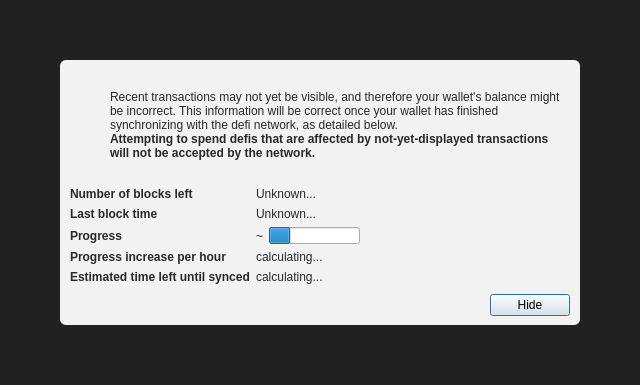
<?xml version="1.0" encoding="UTF-8"?>
<ui version="4.0">
 <class>ModalOverlay</class>
 <widget class="ModalOverlay" name="ModalOverlay">
  <property name="geometry">
   <rect>
    <x>0</x>
    <y>0</y>
    <width>640</width>
    <height>385</height>
   </rect>
  </property>
  <property name="windowTitle">
   <string>Form</string>
  </property>
  <layout class="QVBoxLayout" name="verticalLayout" stretch="0">
   <property name="sizeConstraint">
    <enum>QLayout::SetDefaultConstraint</enum>
   </property>
   <property name="leftMargin">
    <number>0</number>
   </property>
   <property name="topMargin">
    <number>0</number>
   </property>
   <property name="rightMargin">
    <number>0</number>
   </property>
   <property name="bottomMargin">
    <number>0</number>
   </property>
   <item>
    <widget class="QWidget" name="bgWidget" native="true">
     <property name="styleSheet">
      <string notr="true">#bgWidget { background: rgba(0,0,0,220); }</string>
     </property>
     <layout class="QVBoxLayout" name="verticalLayoutMain" stretch="1">
      <property name="leftMargin">
       <number>60</number>
      </property>
      <property name="topMargin">
       <number>60</number>
      </property>
      <property name="rightMargin">
       <number>60</number>
      </property>
      <property name="bottomMargin">
       <number>60</number>
      </property>
      <item>
       <widget class="QWidget" name="contentWidget" native="true">
        <property name="styleSheet">
         <string notr="true">#contentWidget { background: rgba(255,255,255,240); border-radius: 6px; }

QLabel { color: rgb(40,40,40);  }</string>
        </property>
        <layout class="QVBoxLayout" name="verticalLayoutSub" stretch="1,0,0,0">
         <property name="spacing">
          <number>0</number>
         </property>
         <property name="leftMargin">
          <number>10</number>
         </property>
         <property name="topMargin">
          <number>10</number>
         </property>
         <property name="rightMargin">
          <number>10</number>
         </property>
         <property name="bottomMargin">
          <number>10</number>
         </property>
         <item>
          <layout class="QHBoxLayout" name="horizontalLayoutIconText" stretch="0,1">
           <property name="topMargin">
            <number>20</number>
           </property>
           <item>
            <layout class="QVBoxLayout" name="verticalLayoutIcon">
             <property name="leftMargin">
              <number>0</number>
             </property>
             <item>
              <widget class="QPushButton" name="warningIcon">
               <property name="enabled">
                <bool>false</bool>
               </property>
               <property name="text">
                <string/>
               </property>
               <property name="icon">
                <iconset>
                 <normaloff>:/icons/warning</normaloff>
                 <disabledoff>:/icons/warning</disabledoff>:/icons/warning</iconset>
               </property>
               <property name="iconSize">
                <size>
                 <width>48</width>
                 <height>48</height>
                </size>
               </property>
               <property name="flat">
                <bool>true</bool>
               </property>
              </widget>
             </item>
             <item>
              <spacer name="verticalSpacerWarningIcon">
               <property name="orientation">
                <enum>Qt::Vertical</enum>
               </property>
               <property name="sizeHint" stdset="0">
                <size>
                 <width>20</width>
                 <height>40</height>
                </size>
               </property>
              </spacer>
             </item>
            </layout>
           </item>
           <item>
            <layout class="QVBoxLayout" name="verticalLayoutInfoText">
             <property name="leftMargin">
              <number>0</number>
             </property>
             <property name="topMargin">
              <number>0</number>
             </property>
             <item>
              <widget class="QLabel" name="infoText">
               <property name="text">
                <string>Recent transactions may not yet be visible, and therefore your wallet's balance might be incorrect. This information will be correct once your wallet has finished synchronizing with the defi network, as detailed below.</string>
               </property>
               <property name="textFormat">
                <enum>Qt::RichText</enum>
               </property>
               <property name="wordWrap">
                <bool>true</bool>
               </property>
              </widget>
             </item>
             <item>
              <widget class="QLabel" name="infoTextStrong">
               <property name="font">
                <font>
                 <weight>75</weight>
                 <bold>true</bold>
                </font>
               </property>
               <property name="text">
                <string>Attempting to spend defis that are affected by not-yet-displayed transactions will not be accepted by the network.</string>
               </property>
               <property name="textFormat">
                <enum>Qt::RichText</enum>
               </property>
               <property name="wordWrap">
                <bool>true</bool>
               </property>
              </widget>
             </item>
             <item>
              <spacer name="verticalSpacerInTextSpace">
               <property name="orientation">
                <enum>Qt::Vertical</enum>
               </property>
               <property name="sizeHint" stdset="0">
                <size>
                 <width>20</width>
                 <height>40</height>
                </size>
               </property>
              </spacer>
             </item>
            </layout>
           </item>
          </layout>
         </item>
         <item>
          <spacer name="verticalSpacerAfterText">
           <property name="orientation">
            <enum>Qt::Vertical</enum>
           </property>
           <property name="sizeHint" stdset="0">
            <size>
             <width>20</width>
             <height>40</height>
            </size>
           </property>
          </spacer>
         </item>
         <item>
          <layout class="QFormLayout" name="formLayout">
           <property name="fieldGrowthPolicy">
            <enum>QFormLayout::FieldsStayAtSizeHint</enum>
           </property>
           <property name="horizontalSpacing">
            <number>6</number>
           </property>
           <property name="verticalSpacing">
            <number>6</number>
           </property>
           <property name="topMargin">
            <number>10</number>
           </property>
           <item row="0" column="0">
            <widget class="QLabel" name="labelNumberOfBlocksLeft">
             <property name="font">
              <font>
               <weight>75</weight>
               <bold>true</bold>
              </font>
             </property>
             <property name="text">
              <string>Number of blocks left</string>
             </property>
            </widget>
           </item>
           <item row="0" column="1">
            <widget class="QLabel" name="numberOfBlocksLeft">
             <property name="text">
              <string>Unknown...</string>
             </property>
            </widget>
           </item>
           <item row="1" column="0">
            <widget class="QLabel" name="labelLastBlockTime">
             <property name="font">
              <font>
               <weight>75</weight>
               <bold>true</bold>
              </font>
             </property>
             <property name="text">
              <string>Last block time</string>
             </property>
            </widget>
           </item>
           <item row="1" column="1">
            <widget class="QLabel" name="newestBlockDate">
             <property name="sizePolicy">
              <sizepolicy hsizetype="Maximum" vsizetype="Preferred">
               <horstretch>0</horstretch>
               <verstretch>0</verstretch>
              </sizepolicy>
             </property>
             <property name="text">
              <string>Unknown...</string>
             </property>
            </widget>
           </item>
           <item row="2" column="0">
            <widget class="QLabel" name="labelSyncDone">
             <property name="font">
              <font>
               <weight>75</weight>
               <bold>true</bold>
              </font>
             </property>
             <property name="text">
              <string>Progress</string>
             </property>
            </widget>
           </item>
           <item row="2" column="1">
            <layout class="QHBoxLayout" name="horizontalLayoutSync" stretch="0,1">
             <item>
              <widget class="QLabel" name="percentageProgress">
               <property name="text">
                <string notr="true">~</string>
               </property>
              </widget>
             </item>
             <item>
              <widget class="QProgressBar" name="progressBar">
               <property name="value">
                <number>24</number>
               </property>
               <property name="format">
                <string/>
               </property>
              </widget>
             </item>
            </layout>
           </item>
           <item row="4" column="0">
            <widget class="QLabel" name="labelProgressIncrease">
             <property name="font">
              <font>
               <weight>75</weight>
               <bold>true</bold>
              </font>
             </property>
             <property name="text">
              <string>Progress increase per hour</string>
             </property>
            </widget>
           </item>
           <item row="4" column="1">
            <widget class="QLabel" name="progressIncreasePerH">
             <property name="text">
              <string>calculating...</string>
             </property>
            </widget>
           </item>
           <item row="5" column="0">
            <widget class="QLabel" name="labelEstimatedTimeLeft">
             <property name="font">
              <font>
               <weight>75</weight>
               <bold>true</bold>
              </font>
             </property>
             <property name="text">
              <string>Estimated time left until synced</string>
             </property>
            </widget>
           </item>
           <item row="5" column="1">
            <widget class="QLabel" name="expectedTimeLeft">
             <property name="text">
              <string>calculating...</string>
             </property>
            </widget>
           </item>
          </layout>
         </item>
         <item>
          <layout class="QHBoxLayout" name="horizontalLayoutButtons">
           <property name="leftMargin">
            <number>10</number>
           </property>
           <property name="topMargin">
            <number>10</number>
           </property>
           <item>
            <spacer name="horizontalSpacer">
             <property name="orientation">
              <enum>Qt::Horizontal</enum>
             </property>
             <property name="sizeHint" stdset="0">
              <size>
               <width>40</width>
               <height>20</height>
              </size>
             </property>
            </spacer>
           </item>
           <item>
            <widget class="QPushButton" name="closeButton">
             <property name="text">
              <string>Hide</string>
             </property>
             <property name="focusPolicy">
              <enum>Qt::StrongFocus</enum>
             </property>
             <property name="default">
              <bool>true</bool>
             </property>
            </widget>
           </item>
          </layout>
         </item>
        </layout>
       </widget>
      </item>
     </layout>
    </widget>
   </item>
  </layout>
 </widget>
 <customwidgets>
  <customwidget>
   <class>ModalOverlay</class>
   <extends>QWidget</extends>
   <header>qt/modaloverlay.h</header>
   <container>1</container>
  </customwidget>
 </customwidgets>
 <resources/>
 <connections/>
</ui>
